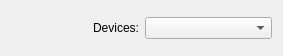
<?xml version="1.0" encoding="UTF-8"?>
<ui version="4.0">
 <class>AudioDeviceListWidget</class>
 <widget class="QWidget" name="AudioDeviceListWidget">
  <property name="geometry">
   <rect>
    <x>0</x>
    <y>0</y>
    <width>283</width>
    <height>56</height>
   </rect>
  </property>
  <property name="windowTitle">
   <string>Form</string>
  </property>
  <layout class="QGridLayout" name="gridLayout">
   <item row="0" column="1">
    <widget class="QComboBox" name="combo_devlist">
     <property name="maxVisibleItems">
      <number>16</number>
     </property>
    </widget>
   </item>
   <item row="0" column="0">
    <widget class="QLabel" name="label_devices">
     <property name="text">
      <string>Devices:</string>
     </property>
     <property name="alignment">
      <set>Qt::AlignRight|Qt::AlignTrailing|Qt::AlignVCenter</set>
     </property>
    </widget>
   </item>
  </layout>
 </widget>
 <resources/>
 <connections/>
</ui>
